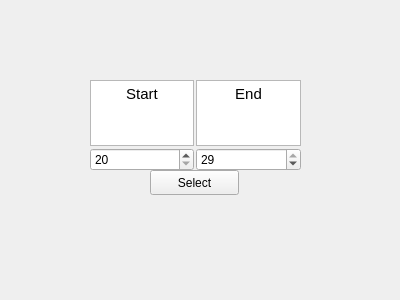
<?xml version="1.0" encoding="UTF-8"?>
<ui version="4.0">
 <class>Form</class>
 <widget class="QWidget" name="Form">
  <property name="geometry">
   <rect>
    <x>0</x>
    <y>0</y>
    <width>400</width>
    <height>300</height>
   </rect>
  </property>
  <property name="windowTitle">
   <string>Form</string>
  </property>
  <widget class="QWidget" name="gridLayoutWidget">
   <property name="geometry">
    <rect>
     <x>90</x>
     <y>80</y>
     <width>211</width>
     <height>91</height>
    </rect>
   </property>
   <layout class="QGridLayout" name="gridLayout">
    <property name="spacing">
     <number>2</number>
    </property>
    <item row="0" column="0">
     <widget class="QTextEdit" name="textEdit">
      <property name="html">
       <string>&lt;!DOCTYPE HTML PUBLIC &quot;-//W3C//DTD HTML 4.0//EN&quot; &quot;http://www.w3.org/TR/REC-html40/strict.dtd&quot;&gt;
&lt;html&gt;&lt;head&gt;&lt;meta name=&quot;qrichtext&quot; content=&quot;1&quot; /&gt;&lt;style type=&quot;text/css&quot;&gt;
p, li { white-space: pre-wrap; }
&lt;/style&gt;&lt;/head&gt;&lt;body style=&quot; font-family:'Ubuntu'; font-size:11pt; font-weight:400; font-style:normal;&quot;&gt;
&lt;p align=&quot;center&quot; style=&quot; margin-top:0px; margin-bottom:0px; margin-left:0px; margin-right:0px; -qt-block-indent:0; text-indent:0px;&quot;&gt;Start&lt;/p&gt;&lt;/body&gt;&lt;/html&gt;</string>
      </property>
     </widget>
    </item>
    <item row="0" column="1">
     <widget class="QTextEdit" name="textEdit_2">
      <property name="html">
       <string>&lt;!DOCTYPE HTML PUBLIC &quot;-//W3C//DTD HTML 4.0//EN&quot; &quot;http://www.w3.org/TR/REC-html40/strict.dtd&quot;&gt;
&lt;html&gt;&lt;head&gt;&lt;meta name=&quot;qrichtext&quot; content=&quot;1&quot; /&gt;&lt;style type=&quot;text/css&quot;&gt;
p, li { white-space: pre-wrap; }
&lt;/style&gt;&lt;/head&gt;&lt;body style=&quot; font-family:'Ubuntu'; font-size:11pt; font-weight:400; font-style:normal;&quot;&gt;
&lt;p align=&quot;center&quot; style=&quot; margin-top:0px; margin-bottom:0px; margin-left:0px; margin-right:0px; -qt-block-indent:0; text-indent:0px;&quot;&gt;End&lt;/p&gt;&lt;/body&gt;&lt;/html&gt;</string>
      </property>
     </widget>
    </item>
    <item row="1" column="0">
     <widget class="QSpinBox" name="StartBox">
      <property name="minimum">
       <number>20</number>
      </property>
      <property name="maximum">
       <number>29</number>
      </property>
     </widget>
    </item>
    <item row="1" column="1">
     <widget class="QSpinBox" name="EndBox">
      <property name="minimum">
       <number>20</number>
      </property>
      <property name="maximum">
       <number>29</number>
      </property>
      <property name="value">
       <number>29</number>
      </property>
     </widget>
    </item>
   </layout>
  </widget>
  <widget class="QPushButton" name="pushButton">
   <property name="geometry">
    <rect>
     <x>150</x>
     <y>170</y>
     <width>89</width>
     <height>25</height>
    </rect>
   </property>
   <property name="text">
    <string>Select</string>
   </property>
  </widget>
 </widget>
 <resources/>
 <connections/>
</ui>
